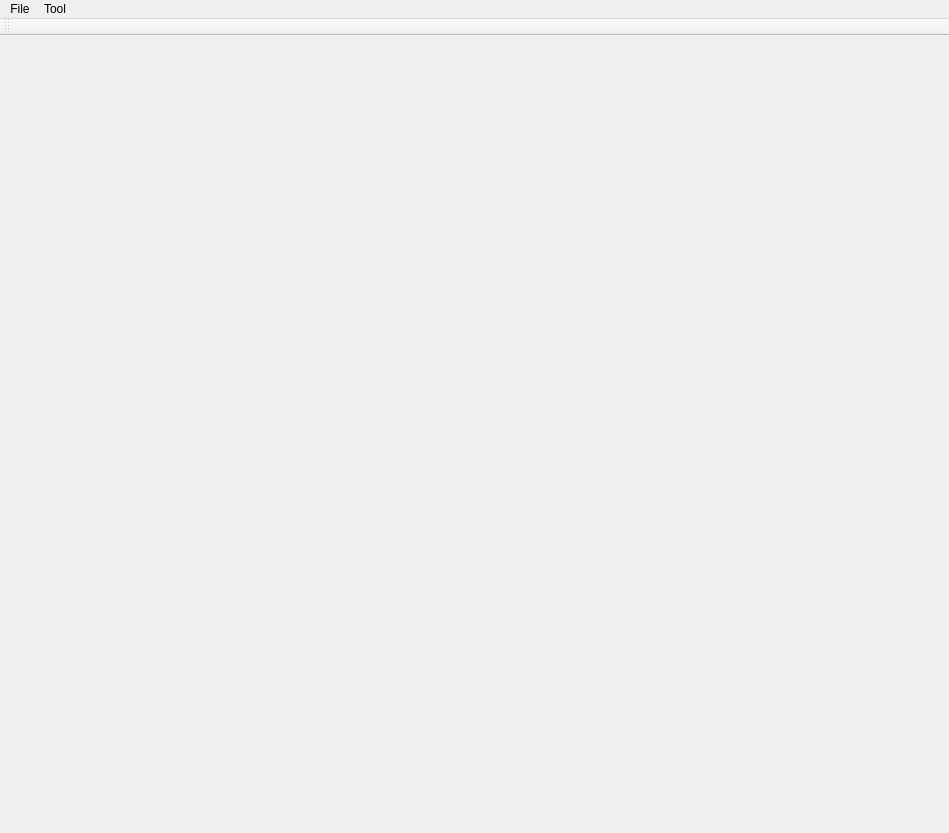
<?xml version="1.0" encoding="UTF-8"?>
<ui version="4.0">
 <class>MainWindow</class>
 <widget class="QMainWindow" name="MainWindow">
  <property name="geometry">
   <rect>
    <x>0</x>
    <y>0</y>
    <width>949</width>
    <height>833</height>
   </rect>
  </property>
  <property name="windowTitle">
   <string>MainWindow</string>
  </property>
  <widget class="QWidget" name="centralWidget">
   <property name="enabled">
    <bool>true</bool>
   </property>
   <widget class="QLabel" name="ShowImage">
    <property name="enabled">
     <bool>true</bool>
    </property>
    <property name="geometry">
     <rect>
      <x>0</x>
      <y>0</y>
      <width>401</width>
      <height>480</height>
     </rect>
    </property>
    <property name="focusPolicy">
     <enum>Qt::ClickFocus</enum>
    </property>
    <property name="acceptDrops">
     <bool>true</bool>
    </property>
    <property name="text">
     <string/>
    </property>
    <property name="scaledContents">
     <bool>false</bool>
    </property>
    <property name="indent">
     <number>0</number>
    </property>
   </widget>
  </widget>
  <widget class="QMenuBar" name="menuBar">
   <property name="geometry">
    <rect>
     <x>0</x>
     <y>0</y>
     <width>949</width>
     <height>25</height>
    </rect>
   </property>
   <widget class="QMenu" name="menuFile">
    <property name="title">
     <string>File</string>
    </property>
    <addaction name="Load_Image"/>
    <addaction name="separator"/>
    <addaction name="SaveContour"/>
    <addaction name="SaveMask"/>
    <addaction name="separator"/>
    <addaction name="QuitButton"/>
   </widget>
   <widget class="QMenu" name="menuTool">
    <property name="title">
     <string>Tool</string>
    </property>
    <widget class="QMenu" name="menuScissor_2">
     <property name="title">
      <string>Scissor</string>
     </property>
     <addaction name="actionWork_Mode_2"/>
     <addaction name="ImageOnly"/>
     <addaction name="ImageContour"/>
     <addaction name="separator"/>
     <addaction name="actionDebug_Mode_2"/>
     <addaction name="PixelNode"/>
     <addaction name="CostGraph"/>
     <addaction name="PathTree"/>
     <addaction name="MinPath"/>
    </widget>
    <addaction name="menuScissor_2"/>
   </widget>
   <addaction name="menuFile"/>
   <addaction name="menuTool"/>
  </widget>
  <widget class="QToolBar" name="mainToolBar">
   <attribute name="toolBarArea">
    <enum>TopToolBarArea</enum>
   </attribute>
   <attribute name="toolBarBreak">
    <bool>false</bool>
   </attribute>
  </widget>
  <action name="SaveContour">
   <property name="text">
    <string>Save Contour</string>
   </property>
  </action>
  <action name="SaveMask">
   <property name="text">
    <string>Save Mask</string>
   </property>
  </action>
  <action name="actionWork_Mode">
   <property name="text">
    <string>Work Mode</string>
   </property>
  </action>
  <action name="actionDebug_Mode">
   <property name="text">
    <string>Debug Mode</string>
   </property>
  </action>
  <action name="ImageOnly">
   <property name="text">
    <string>Image Only</string>
   </property>
  </action>
  <action name="actionWork_Mode_2">
   <property name="checkable">
    <bool>false</bool>
   </property>
   <property name="enabled">
    <bool>false</bool>
   </property>
   <property name="text">
    <string>Work Mode</string>
   </property>
  </action>
  <action name="ImageContour">
   <property name="text">
    <string>Image with Contour</string>
   </property>
  </action>
  <action name="actionDebug_Mode_2">
   <property name="enabled">
    <bool>false</bool>
   </property>
   <property name="text">
    <string>Debug Mode</string>
   </property>
  </action>
  <action name="PixelNode">
   <property name="text">
    <string>Pixel Node</string>
   </property>
  </action>
  <action name="CostGraph">
   <property name="text">
    <string>Cost Graph</string>
   </property>
  </action>
  <action name="PathTree">
   <property name="text">
    <string>Path Tree</string>
   </property>
  </action>
  <action name="MinPath">
   <property name="text">
    <string>Min Path</string>
   </property>
  </action>
  <action name="QuitButton">
   <property name="text">
    <string>Quit</string>
   </property>
  </action>
  <action name="LoadImage">
   <property name="text">
    <string>Load Image</string>
   </property>
  </action>
  <action name="Load_Image">
   <property name="text">
    <string>Load Image</string>
   </property>
  </action>
 </widget>
 <layoutdefault spacing="6" margin="11"/>
 <resources/>
 <connections>
  <connection>
   <sender>Load_Image</sender>
   <signal>triggered()</signal>
   <receiver>MainWindow</receiver>
   <slot>OpenImage()</slot>
   <hints>
    <hint type="sourcelabel">
     <x>-1</x>
     <y>-1</y>
    </hint>
    <hint type="destinationlabel">
     <x>232</x>
     <y>175</y>
    </hint>
   </hints>
  </connection>
  <connection>
   <sender>ImageOnly</sender>
   <signal>triggered()</signal>
   <receiver>MainWindow</receiver>
   <slot>on_image_only()</slot>
   <hints>
    <hint type="sourcelabel">
     <x>-1</x>
     <y>-1</y>
    </hint>
    <hint type="destinationlabel">
     <x>232</x>
     <y>175</y>
    </hint>
   </hints>
  </connection>
  <connection>
   <sender>ImageContour</sender>
   <signal>triggered()</signal>
   <receiver>MainWindow</receiver>
   <slot>on_image_contour()</slot>
   <hints>
    <hint type="sourcelabel">
     <x>-1</x>
     <y>-1</y>
    </hint>
    <hint type="destinationlabel">
     <x>255</x>
     <y>240</y>
    </hint>
   </hints>
  </connection>
  <connection>
   <sender>MinPath</sender>
   <signal>triggered()</signal>
   <receiver>MainWindow</receiver>
   <slot>on_min_path()</slot>
   <hints>
    <hint type="sourcelabel">
     <x>-1</x>
     <y>-1</y>
    </hint>
    <hint type="destinationlabel">
     <x>255</x>
     <y>240</y>
    </hint>
   </hints>
  </connection>
  <connection>
   <sender>PathTree</sender>
   <signal>triggered()</signal>
   <receiver>MainWindow</receiver>
   <slot>on_path_tree()</slot>
   <hints>
    <hint type="sourcelabel">
     <x>-1</x>
     <y>-1</y>
    </hint>
    <hint type="destinationlabel">
     <x>255</x>
     <y>240</y>
    </hint>
   </hints>
  </connection>
  <connection>
   <sender>PixelNode</sender>
   <signal>triggered()</signal>
   <receiver>MainWindow</receiver>
   <slot>on_pixel_node()</slot>
   <hints>
    <hint type="sourcelabel">
     <x>-1</x>
     <y>-1</y>
    </hint>
    <hint type="destinationlabel">
     <x>255</x>
     <y>240</y>
    </hint>
   </hints>
  </connection>
  <connection>
   <sender>CostGraph</sender>
   <signal>triggered()</signal>
   <receiver>MainWindow</receiver>
   <slot>on_cost_graph()</slot>
   <hints>
    <hint type="sourcelabel">
     <x>-1</x>
     <y>-1</y>
    </hint>
    <hint type="destinationlabel">
     <x>474</x>
     <y>416</y>
    </hint>
   </hints>
  </connection>
 </connections>
 <slots>
  <slot>OpenImage()</slot>
  <slot>on_image_only()</slot>
  <slot>on_image_contour()</slot>
  <slot>on_pixel_node()</slot>
  <slot>on_cost_graph()</slot>
  <slot>on_path_tree()</slot>
  <slot>on_min_path()</slot>
 </slots>
</ui>
